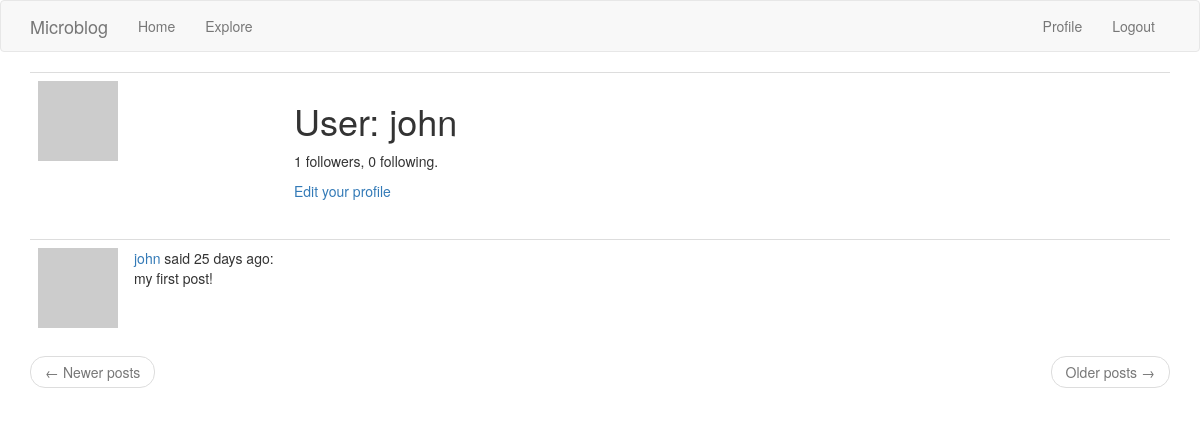
/user/john (signed in), run on the app's committed database.
### app/models.py (models this page shows, shortened)
class User(UserMixin,db.Model):
    about_me = db.Column(db.String(140))
    last_seen = db.Column(db.DateTime, default=datetime.utcnow)
    id = db.Column(db.Integer, primary_key=True)
    username = db.Column(db.String(64), index=True, unique=True)
    email = db.Column(db.String(120), index=True, unique=True)
    password_hash = db.Column(db.String(128))
    posts = db.relationship('Post', backref='author', lazy='dynamic')
    followed = db.relationship(
        'User', secondary=followers,
        primaryjoin=(followers.c.follower_id == id),
        secondaryjoin=(followers.c.followed_id == id),
        backref=db.backref('followers', lazy='dynamic'), lazy='dynamic')
    def avatar(self, size):
        digest = md5(self.email.lower().encode('utf-8')).hexdigest()
        return 'https://www.gravatar.com/avatar/{}?d=identicon&s={}'.format(
            digest, size)

class Post(db.Model):
    id = db.Column(db.Integer, primary_key=True)
    body = db.Column(db.String(140))
    timestamp = db.Column(db.DateTime, index=True, default=datetime.utcnow)
    user_id = db.Column(db.Integer, db.ForeignKey('user.id'))

### app/routes.py (the view)
@app.route('/user/<username>')
@login_required
def user(username):
  user = User.query.filter_by(username=username).first_or_404()
  page = request.args.get('page', 1, type=int)
  posts = user.posts.order_by(Post.timestamp.desc()).paginate(
    page, app.config['POSTS_PER_PAGE'], False)
  next_url = url_for('user', username=user.username, page=posts.next_num) \
    if posts.has_next else None
  prev_url = url_for('user', username=user.username, page=posts.prev_num) \
    if posts.has_prev else None
  form = EmptyForm()
  return render_template('user.html', user=user, posts=posts.items,
        next_url=next_url, prev_url=prev_url, form=form)

### app/models.py (called while the page is built)
@login.user_loader
def load_user(id):
    return User.query.get(int(id))

### app/routes.py (called while the page is built)
@app.before_request
def before_request():
  if current_user.is_authenticated:
    current_user.last_seen = datetime.utcnow()
    db.session.commit()

### app/templates/user.html (shortened to what this page needs)
{% extends "base.html" %}
{% block app_content %}
    <table class="table table-hover">
        <tr>
            <td width="256px"><img src="{{ user.avatar(256) }}"></td>
            <td>
                <h1>User: {{ user.username }}</h1>
                <p>{{ user.followers.count() }} followers, {{ user.followed.count() }} following.</p>
                {% if user == current_user %}
                <p><a href="{{ url_for('edit_profile') }}">Edit your profile</a></p>
                {% endif %}
            </td>
        </tr>
    </table>
    {% for post in posts %}
        {% include '_post.html' %}
    {% endfor %}
    <nav aria-label="...">
        <ul class="pager">
            <li class="previous{% if not prev_url %} disabled{% endif %}">
                <a href="{{ prev_url or '#' }}">
                    <span aria-hidden="true">&larr;</span> Newer posts
                </a>
            </li>
            <li class="next{% if not next_url %} disabled{% endif %}">
                <a href="{{ next_url or '#' }}">
                    Older posts <span aria-hidden="true">&rarr;</span>
                </a>
            </li>
        </ul>
    </nav>
{% endblock %}

### app/templates/_post.html
    <table class="table table-hover">
        <tr>
            <td width="70px">
                <a href="{{ url_for('user', username=post.author.username) }}">
                    <img src="{{ post.author.avatar(70) }}" />
                </a>
            </td>
            <td>
                <a href="{{ url_for('user', username=post.author.username) }}">
                    {{ post.author.username }}
                </a>
                said {{ moment(post.timestamp).fromNow() }}:
                <br>
                {{ post.body }}
            </td>
        </tr>
    </table>

### data on the page
User: username "john"
Post: author.username "john", timestamp "25 days ago", body "my first post!"

### other printed values
{{ user.followers.count() }} "1"
{{ user.followed.count() }} "0"
